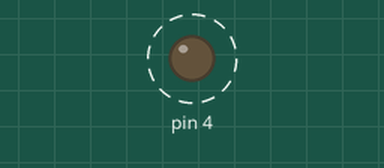
Simulated run of this program. Board: Arduino Nano, built with avr-gcc and run on an emulated ATmega328P. On the bench: output pins drawn as LEDs (lit = HIGH). Dashed ring = blinking. What the program prints to the serial monitor is not drawn.

Above: at 0.2 s.
Timing chart, 0 to 3.0 s (numbered marks = the images above):
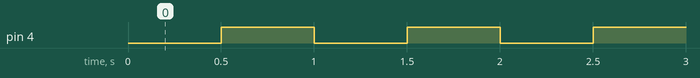

Measured:
- by itself, pin 4: alternates HIGH for 0.50 s and LOW for 0.50 s

The program:

main.cpp
```cpp
/**
* Code voorbeeld van Arduino timer met twee componenten, zonder externe library
*/
#include <Arduino.h>

#include "h/Led.h"
#include "h/SerialService.h"

Led *led;
SerialService *serialService;

void setup() {
  Serial.begin(9600);
  serialService = new SerialService();
  pinMode(4, OUTPUT);
  led = new Led();
}

void loop() {
  led->loop();
  serialService->loop();
}
```

Led.h
```cpp
#ifndef LED
#define LED

#include <Arduino.h>


class Led{
private:
  int ledPin;
  int ledState;
  unsigned long lastChange;
public:
  Led();
  void loop();
  void setLedPin(int ledpin);
};


#endif
```

SerialService.h
```cpp
#ifndef SERIALSERVICE
#define SERIALSERVICE

#include <Arduino.h>


class SerialService{
private:
  unsigned long lastChange;
  int counter = 0;
public:
  SerialService();
  void loop();
};

#endif
```

Led.cpp
```cpp
#include "../h/Led.h"
#define LED_TIMEOUT 500

Led::Led(){
  this->ledState = 0;
}

void Led::loop(){
  unsigned long currTime = millis();
  if(currTime - this->lastChange >= LED_TIMEOUT){
    this->lastChange = currTime;
    this->ledState = !this->ledState;
    digitalWrite(4, this->ledState);
  }
}

void Led::setLedPin(int ledpin){
  this->ledPin = ledpin;
}
```

SerialService.cpp
```cpp
#include "../h/SerialService.h"

SerialService::SerialService(){
  // empty constructor
}

void SerialService::loop(){
  unsigned long currTime = millis();
  if(currTime - this->lastChange >= 1000){
    this->lastChange = currTime;
    this->counter++;
    Serial.print("Message: #");
    Serial.println(this->counter);
  }
}
```
